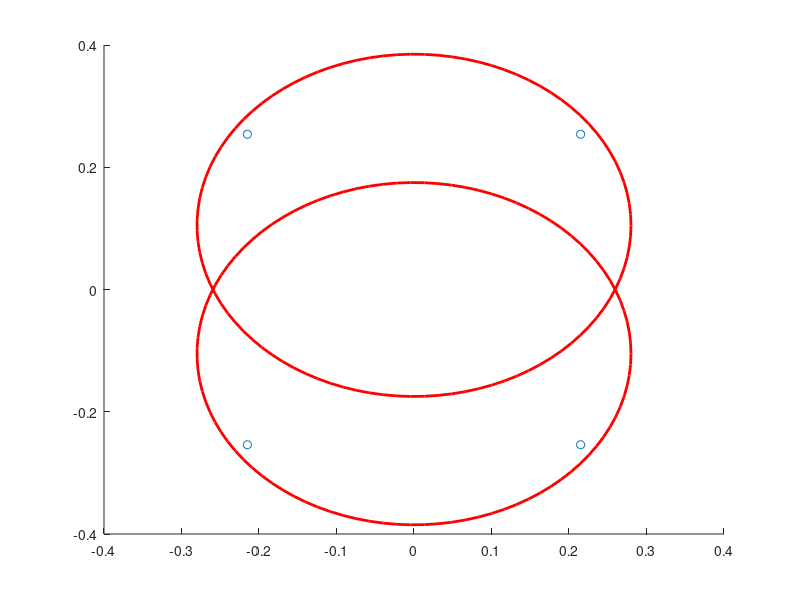

Write MATLAB code to recreate this figure.
footprint = [[-0.215, -0.2540]; [-0.215, 0.2540]; [0.215, 0.2540]; [0.215, -0.2540]];
scatter(footprint(:,1),footprint(:,2))
r_base = 0.28;
viscircles([0.0, -0.105;0.0, 0.105],[r_base,r_base]);
